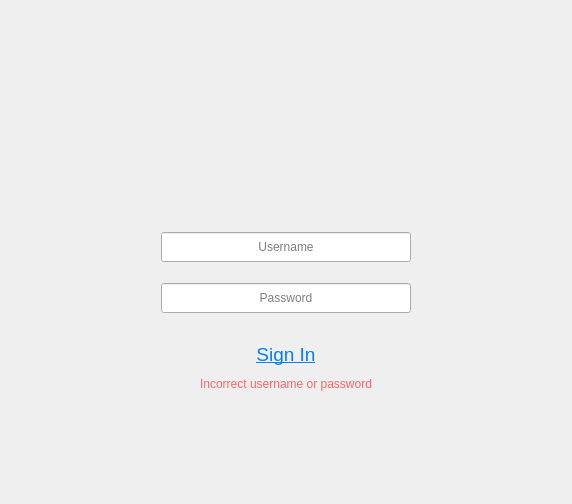
<?xml version="1.0" encoding="UTF-8"?>
<ui version="4.0">
 <class>Login</class>
 <widget class="QWidget" name="Login">
  <property name="windowModality">
   <enum>Qt::NonModal</enum>
  </property>
  <property name="geometry">
   <rect>
    <x>0</x>
    <y>0</y>
    <width>572</width>
    <height>504</height>
   </rect>
  </property>
  <property name="sizePolicy">
   <sizepolicy hsizetype="Fixed" vsizetype="Fixed">
    <horstretch>0</horstretch>
    <verstretch>0</verstretch>
   </sizepolicy>
  </property>
  <property name="minimumSize">
   <size>
    <width>532</width>
    <height>474</height>
   </size>
  </property>
  <property name="focusPolicy">
   <enum>Qt::NoFocus</enum>
  </property>
  <property name="windowTitle">
   <string>History Club</string>
  </property>
  <property name="autoFillBackground">
   <bool>true</bool>
  </property>
  <layout class="QGridLayout" name="gridLayout">
   <item row="1" column="0">
    <widget class="QFrame" name="frame">
     <property name="sizePolicy">
      <sizepolicy hsizetype="Fixed" vsizetype="Fixed">
       <horstretch>0</horstretch>
       <verstretch>0</verstretch>
      </sizepolicy>
     </property>
     <property name="minimumSize">
      <size>
       <width>230</width>
       <height>230</height>
      </size>
     </property>
     <property name="focusPolicy">
      <enum>Qt::StrongFocus</enum>
     </property>
     <property name="frameShape">
      <enum>QFrame::NoFrame</enum>
     </property>
     <property name="frameShadow">
      <enum>QFrame::Sunken</enum>
     </property>
     <layout class="QVBoxLayout" name="verticalLayout">
      <item>
       <widget class="QLabel" name="label_3">
        <property name="enabled">
         <bool>true</bool>
        </property>
        <property name="sizePolicy">
         <sizepolicy hsizetype="Ignored" vsizetype="Fixed">
          <horstretch>0</horstretch>
          <verstretch>0</verstretch>
         </sizepolicy>
        </property>
        <property name="minimumSize">
         <size>
          <width>0</width>
          <height>104</height>
         </size>
        </property>
        <property name="baseSize">
         <size>
          <width>0</width>
          <height>0</height>
         </size>
        </property>
        <property name="font">
         <font>
          <kerning>false</kerning>
         </font>
        </property>
        <property name="focusPolicy">
         <enum>Qt::NoFocus</enum>
        </property>
        <property name="text">
         <string/>
        </property>
        <property name="pixmap">
         <pixmap resource="resource.qrc">:/new/login/images/Login.png</pixmap>
        </property>
        <property name="alignment">
         <set>Qt::AlignCenter</set>
        </property>
        <property name="textInteractionFlags">
         <set>Qt::NoTextInteraction</set>
        </property>
       </widget>
      </item>
      <item>
       <spacer name="verticalSpacer_4">
        <property name="orientation">
         <enum>Qt::Vertical</enum>
        </property>
        <property name="sizeType">
         <enum>QSizePolicy::Fixed</enum>
        </property>
        <property name="sizeHint" stdset="0">
         <size>
          <width>0</width>
          <height>35</height>
         </size>
        </property>
       </spacer>
      </item>
      <item>
       <widget class="QLineEdit" name="username">
        <property name="sizePolicy">
         <sizepolicy hsizetype="Fixed" vsizetype="Fixed">
          <horstretch>45</horstretch>
          <verstretch>109</verstretch>
         </sizepolicy>
        </property>
        <property name="minimumSize">
         <size>
          <width>250</width>
          <height>30</height>
         </size>
        </property>
        <property name="focusPolicy">
         <enum>Qt::WheelFocus</enum>
        </property>
        <property name="alignment">
         <set>Qt::AlignCenter</set>
        </property>
        <property name="placeholderText">
         <string>Username</string>
        </property>
        <property name="clearButtonEnabled">
         <bool>true</bool>
        </property>
       </widget>
      </item>
      <item>
       <spacer name="verticalSpacer_10">
        <property name="orientation">
         <enum>Qt::Vertical</enum>
        </property>
        <property name="sizeType">
         <enum>QSizePolicy::Fixed</enum>
        </property>
        <property name="sizeHint" stdset="0">
         <size>
          <width>0</width>
          <height>15</height>
         </size>
        </property>
       </spacer>
      </item>
      <item>
       <widget class="QLineEdit" name="password">
        <property name="sizePolicy">
         <sizepolicy hsizetype="Fixed" vsizetype="Fixed">
          <horstretch>45</horstretch>
          <verstretch>109</verstretch>
         </sizepolicy>
        </property>
        <property name="minimumSize">
         <size>
          <width>250</width>
          <height>30</height>
         </size>
        </property>
        <property name="focusPolicy">
         <enum>Qt::WheelFocus</enum>
        </property>
        <property name="echoMode">
         <enum>QLineEdit::Password</enum>
        </property>
        <property name="alignment">
         <set>Qt::AlignCenter</set>
        </property>
        <property name="placeholderText">
         <string>Password</string>
        </property>
        <property name="clearButtonEnabled">
         <bool>true</bool>
        </property>
       </widget>
      </item>
      <item>
       <spacer name="verticalSpacer_2">
        <property name="orientation">
         <enum>Qt::Vertical</enum>
        </property>
        <property name="sizeType">
         <enum>QSizePolicy::MinimumExpanding</enum>
        </property>
        <property name="sizeHint" stdset="0">
         <size>
          <width>0</width>
          <height>20</height>
         </size>
        </property>
       </spacer>
      </item>
      <item>
       <spacer name="verticalSpacer_11">
        <property name="orientation">
         <enum>Qt::Vertical</enum>
        </property>
        <property name="sizeType">
         <enum>QSizePolicy::Expanding</enum>
        </property>
        <property name="sizeHint" stdset="0">
         <size>
          <width>0</width>
          <height>10</height>
         </size>
        </property>
       </spacer>
      </item>
      <item>
       <widget class="QLabel" name="label">
        <property name="sizePolicy">
         <sizepolicy hsizetype="Preferred" vsizetype="Fixed">
          <horstretch>0</horstretch>
          <verstretch>0</verstretch>
         </sizepolicy>
        </property>
        <property name="minimumSize">
         <size>
          <width>0</width>
          <height>32</height>
         </size>
        </property>
        <property name="palette">
         <palette>
          <active>
           <colorrole role="WindowText">
            <brush brushstyle="SolidPattern">
             <color alpha="255">
              <red>0</red>
              <green>128</green>
              <blue>255</blue>
             </color>
            </brush>
           </colorrole>
          </active>
          <inactive>
           <colorrole role="WindowText">
            <brush brushstyle="SolidPattern">
             <color alpha="255">
              <red>0</red>
              <green>128</green>
              <blue>255</blue>
             </color>
            </brush>
           </colorrole>
          </inactive>
          <disabled>
           <colorrole role="WindowText">
            <brush brushstyle="SolidPattern">
             <color alpha="255">
              <red>127</red>
              <green>127</green>
              <blue>127</blue>
             </color>
            </brush>
           </colorrole>
          </disabled>
         </palette>
        </property>
        <property name="font">
         <font>
          <pointsize>14</pointsize>
          <underline>false</underline>
          <strikeout>false</strikeout>
         </font>
        </property>
        <property name="cursor">
         <cursorShape>ArrowCursor</cursorShape>
        </property>
        <property name="text">
         <string>&lt;html&gt;&lt;head/&gt;&lt;body&gt;&lt;p&gt;&lt;a href=&quot;https://&quot;&gt;&lt;span style=&quot; color:#0080ff;&quot;&gt;Sign In&lt;/span&gt;&lt;/a&gt;&lt;/p&gt;&lt;/body&gt;&lt;/html&gt;</string>
        </property>
        <property name="alignment">
         <set>Qt::AlignCenter</set>
        </property>
        <property name="openExternalLinks">
         <bool>false</bool>
        </property>
        <property name="textInteractionFlags">
         <set>Qt::LinksAccessibleByKeyboard|Qt::LinksAccessibleByMouse</set>
        </property>
       </widget>
      </item>
      <item>
       <widget class="QLabel" name="indicator">
        <property name="enabled">
         <bool>true</bool>
        </property>
        <property name="palette">
         <palette>
          <active>
           <colorrole role="WindowText">
            <brush brushstyle="SolidPattern">
             <color alpha="255">
              <red>255</red>
              <green>102</green>
              <blue>102</blue>
             </color>
            </brush>
           </colorrole>
           <colorrole role="Text">
            <brush brushstyle="SolidPattern">
             <color alpha="255">
              <red>255</red>
              <green>102</green>
              <blue>102</blue>
             </color>
            </brush>
           </colorrole>
          </active>
          <inactive>
           <colorrole role="WindowText">
            <brush brushstyle="SolidPattern">
             <color alpha="255">
              <red>255</red>
              <green>102</green>
              <blue>102</blue>
             </color>
            </brush>
           </colorrole>
           <colorrole role="Text">
            <brush brushstyle="SolidPattern">
             <color alpha="255">
              <red>255</red>
              <green>102</green>
              <blue>102</blue>
             </color>
            </brush>
           </colorrole>
          </inactive>
          <disabled>
           <colorrole role="WindowText">
            <brush brushstyle="SolidPattern">
             <color alpha="255">
              <red>127</red>
              <green>127</green>
              <blue>127</blue>
             </color>
            </brush>
           </colorrole>
           <colorrole role="Text">
            <brush brushstyle="SolidPattern">
             <color alpha="255">
              <red>127</red>
              <green>127</green>
              <blue>127</blue>
             </color>
            </brush>
           </colorrole>
          </disabled>
         </palette>
        </property>
        <property name="text">
         <string>Incorrect username or password</string>
        </property>
        <property name="scaledContents">
         <bool>false</bool>
        </property>
        <property name="alignment">
         <set>Qt::AlignCenter</set>
        </property>
       </widget>
      </item>
     </layout>
    </widget>
   </item>
   <item row="0" column="0">
    <spacer name="verticalSpacer_5">
     <property name="orientation">
      <enum>Qt::Vertical</enum>
     </property>
     <property name="sizeHint" stdset="0">
      <size>
       <width>20</width>
       <height>80</height>
      </size>
     </property>
    </spacer>
   </item>
   <item row="2" column="0">
    <spacer name="verticalSpacer">
     <property name="orientation">
      <enum>Qt::Vertical</enum>
     </property>
     <property name="sizeHint" stdset="0">
      <size>
       <width>0</width>
       <height>70</height>
      </size>
     </property>
    </spacer>
   </item>
   <item row="3" column="0">
    <widget class="QLabel" name="label_2">
     <property name="enabled">
      <bool>false</bool>
     </property>
     <property name="baseSize">
      <size>
       <width>0</width>
       <height>0</height>
      </size>
     </property>
     <property name="text">
      <string/>
     </property>
     <property name="pixmap">
      <pixmap resource="resource.qrc">:/new/logos/images/Logo.png</pixmap>
     </property>
     <property name="alignment">
      <set>Qt::AlignCenter</set>
     </property>
    </widget>
   </item>
   <item row="4" column="0">
    <spacer name="verticalSpacer_3">
     <property name="orientation">
      <enum>Qt::Vertical</enum>
     </property>
     <property name="sizeType">
      <enum>QSizePolicy::Fixed</enum>
     </property>
     <property name="sizeHint" stdset="0">
      <size>
       <width>20</width>
       <height>15</height>
      </size>
     </property>
    </spacer>
   </item>
  </layout>
 </widget>
 <resources>
  <include location="resource.qrc"/>
 </resources>
 <connections/>
</ui>
